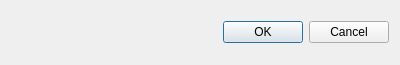
<ui version="4.0" >
 <class>contentDialog</class>
 <widget class="QDialog" name="contentDialog" >
  <property name="geometry" >
   <rect>
    <x>0</x>
    <y>0</y>
    <width>400</width>
    <height>65</height>
   </rect>
  </property>
  <property name="sizePolicy" >
   <sizepolicy vsizetype="Minimum" hsizetype="Minimum" >
    <horstretch>0</horstretch>
    <verstretch>0</verstretch>
   </sizepolicy>
  </property>
  <property name="windowTitle" >
   <string>Dialog</string>
  </property>
  <layout class="QVBoxLayout" name="verticalLayout" >
   <item>
    <widget class="QDialogButtonBox" name="buttonBox" >
     <property name="orientation" >
      <enum>Qt::Horizontal</enum>
     </property>
     <property name="standardButtons" >
      <set>QDialogButtonBox::Cancel|QDialogButtonBox::Ok</set>
     </property>
    </widget>
   </item>
  </layout>
 </widget>
 <resources/>
 <connections>
  <connection>
   <sender>buttonBox</sender>
   <signal>accepted()</signal>
   <receiver>contentDialog</receiver>
   <slot>accept()</slot>
   <hints>
    <hint type="sourcelabel" >
     <x>248</x>
     <y>254</y>
    </hint>
    <hint type="destinationlabel" >
     <x>157</x>
     <y>274</y>
    </hint>
   </hints>
  </connection>
  <connection>
   <sender>buttonBox</sender>
   <signal>rejected()</signal>
   <receiver>contentDialog</receiver>
   <slot>reject()</slot>
   <hints>
    <hint type="sourcelabel" >
     <x>316</x>
     <y>260</y>
    </hint>
    <hint type="destinationlabel" >
     <x>286</x>
     <y>274</y>
    </hint>
   </hints>
  </connection>
 </connections>
</ui>
